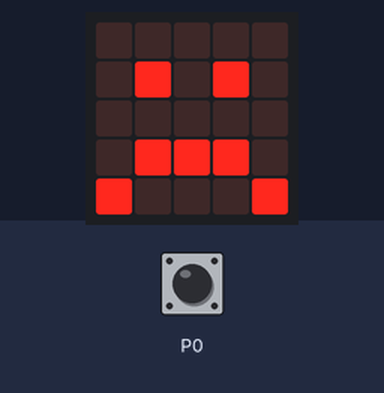
A program run on a simulated Calliope mini (MakeCode). Shown: the board's 5×5 LED display. The test bench sets the inputs (shaded band). Random numbers come from a fixed seed.

Above: at 1.2 s.
1.3 s: touch pin P0 pressed for 0.15 s
At 1.6 s:
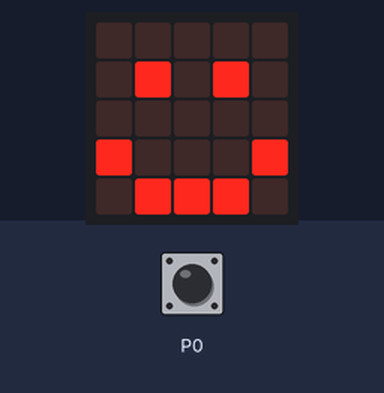
At 3.7 s:
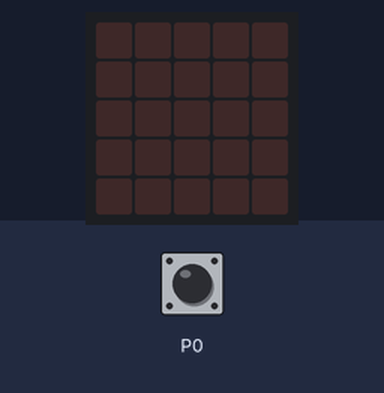
4.0 s: touch pin P0 pressed for 3.2 s
At 5.0 s:
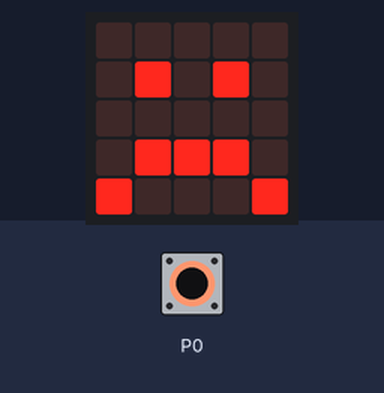
Timing chart, 0 to 7.0 s (numbered marks = the images above; inputs shaded):
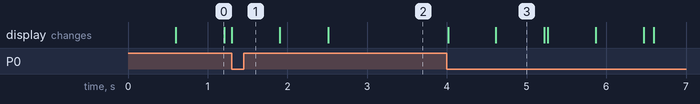

Measured:
- after the input at 1.3 s, the display: changes at once (image 1)
- after the input at 4.0 s, the display: first changes at once (image 3 shows a later state)
- what the display in image 0 shows lasts 0.6 s, from 0.6 s to 1.2 s

The program:

main.ts
```typescript
let ZUFALL = 0
basic.forever(function () {
    if (input.pinIsPressed(TouchPin.P0)) {
        ZUFALL = randint(0, 1)
    }
    if (ZUFALL == 0) {
        basic.showIcon(IconNames.Happy)
    }
    if (ZUFALL == 0) {
        basic.showIcon(IconNames.Sad)
    }
    control.waitMicros(6000)
    ZUFALL = 2
    basic.clearScreen()
})
```

test.ts
```typescript
// Hier kann man Tests durchführen; diese Datei wird nicht kompiliert, wenn dieses Paket als Erweiterung verwendet wird.
```
